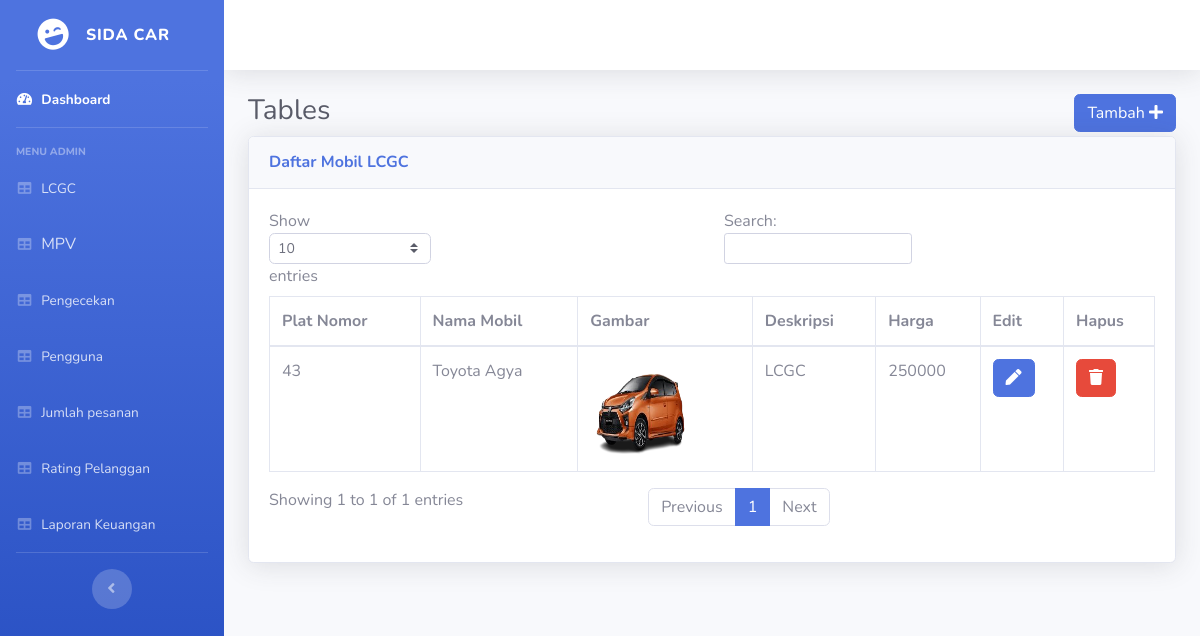
Page /Src/Index_Admin/tables.php (signed in) on the committed database.
### tables this page shows
CREATE TABLE `products` (
  `plat_nomor` varchar(10) NOT NULL,
  `type` tinyint(4) NOT NULL COMMENT '0 = "LCGC", 1 = "MPV"',
  `product_name` varchar(100) NOT NULL,
  `product_details` varchar(300) NOT NULL,
  `product_price` varchar(30) NOT NULL,
  `image` varchar(300) NOT NULL
);

### Src/Index_Admin/tables.php (the view, shortened to what this page needs)
<?php
include 'header.php';
$fetch_data = "SELECT plat_nomor, product_name, image, product_details, product_price FROM products WHERE type = 0";
$result = $conn->query($fetch_data);
?>
<div class="container-fluid">
  <h1 class="h3 mb-2 text-gray-800" style='display: inline-block;'>Tables</h1>
  <a href='add_pet.php' class='btn btn-primary' style="float: right;">Tambah <span class='fa fa-plus'></span></a>
  <div class="card shadow mb-4">
    <div class="card-header py-3">
      <h6 class="m-0 font-weight-bold text-primary">Daftar Mobil LCGC</h6>
    </div>
    <div class="card-body">
      <div class="table-responsive">
        <table class="table table-bordered" id="dataTable" width="100%" cellspacing="0">
          <thead>
            <tr>
              <th>Plat Nomor</th>
              <th>Nama Mobil</th>
              <th>Gambar</th>
              <th>Deskripsi</th>
              <th>Harga</th>
              <th>Edit</th>
              <th>Hapus</th>
            </tr>
          </thead>
          <tbody>
            <?php
            if ($result->num_rows > 0) {
              while ($row = $result->fetch_assoc()) {
                ?>
                <tr>
                  <td><?php echo $row['plat_nomor']; ?></td>
                  <td><?php echo $row['product_name']; ?></td>
                  <td><img src="<?php echo $row['image']; ?>" style="width:100px; height:100px;" class="img-circle"></td>
                  <td><?php echo $row['product_details']; ?></td>
                  <td><?php echo $row['product_price']; ?></td>
                  <td><a class='btn btn-primary' href="add_pet.php?editid=<?php echo $row['plat_nomor']; ?>"><span
                        class="fa fa-pen"></span></a></td>
                  <td><a class='btn btn-danger' href="add_pet.php?deleteid=<?php echo $row['plat_nomor']; ?>"><span
                        class="fa fa-trash"></span></a></td>
                </tr>
                <?php
              }
            } else {
              echo "<tr><td colspan='7'>Tidak ada data ditemukan.</td></tr>";
            }
            ?>
          </tbody>
        </table>
      </div>
    </div>
  </div>
</div>
</div>
</div>
</div>
</body>
</html>

### rows in the picture
products: plat_nomor "43", product_name "Toyota Agya", image (picture), product_details "LCGC", product_price "250000"
